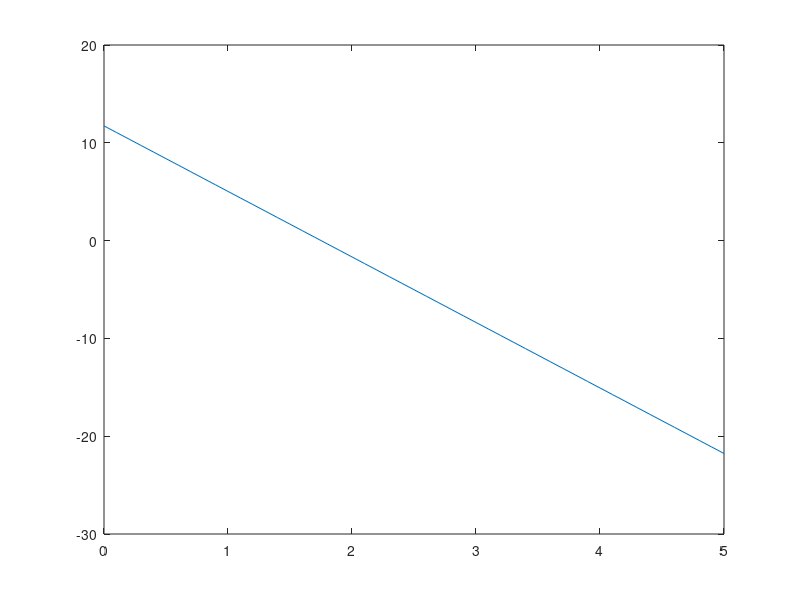

MATLAB code to generate this figure:
% LEAST SQUARES FITTING %

% Given Data
% x values: 1         1.2222   1.4444   1.6667  1.8889  2.1111      2.3333      2.5556       2.7778     3
% y values: -6.1666   8.3029   2.9989   5.484   4.6403  -3.70358    -0.656971   -4.67517     -14.1961   -8.72486

% Initialize n
n = 1;

% Construct martrices
% [n,x_values]x = y_values
x1 = [1; 1.2222; 1.4444; 1.6667; 1.8889; 2.1111; 2.3333; 2.5556; 2.7778; 3];
y1 = [-6.1666; 8.3029; 2.9989; 5.484; 4.6403; -3.70358; -0.656971; -4.67517; -14.1961; -8.72486]; %b is y values
x_hat = [];
error = 0;


% Construct A from n and x
for i = 1:size(x1,1)
c1 = repmat(n,size(x1,1),1);  % First column of A
end
A = [c1,x1];
A_t = A';

% Use Least squares to find x hat, x_hat
% augmented matrix
A2 = [A_t*A A_t*y1]; 
A2 = rref(A2);
for i = 1:size(A2,1)
    x_hat = [x_hat;A2(i,end)];
end

% Find Least Squares Error, error
% ||Ax-b||
Axb = A*x_hat - y1; % Graph this
for i = 1:size(Axb,1)
    error = error + Axb(i,1)^2;
end
error = sqrt(error);
disp(Axb)


% Generate plot points for plot (linear)
x2 = 0:4:5;
y2 = x2*x_hat(1) + x_hat(2);
plot(x2,y2)

% Generate plot points for plot (linear)
x3 = 0:.1:5;
y3 = x3*x_hat(2) + x_hat(1);
plot(x3,y3)

disp(x_hat)

